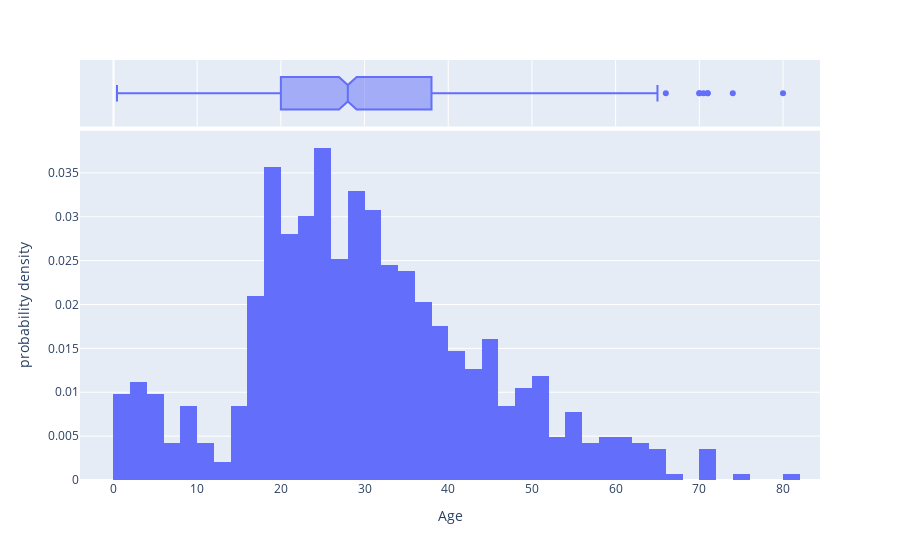

The cell this chart's notebook holds for it:
### Markdown cell above
### Age analysis

- Its fractional if less than 1;
- If the age is estimated, the value will be xx.5.

### Code cell
feature_distribution(df, feature_name="Age", title="Age distribution")

### Figure 1 — Plotly figure (JSON) as saved in the notebook; plotly's stock layout.template omitted (floating-point values rounded to 4 significant figures; data arrays with more than 128 entries replaced by an {"elided": "..."} marker saying what was removed)
{"data": [{"alignmentgroup": "True", "bingroup": "x", "histnorm": "probability density", "hovertemplate": "Age=%{x}<br>probability density=%{y}<extra></extra>", "legendgroup": "", "marker": {"color": "#636efa", "pattern": {"shape": ""}}, "name": "", "offsetgroup": "", "orientation": "v", "showlegend": false, "type": "histogram", "x": {"elided": "891 float values"}, "xaxis": "x", "yaxis": "y"}, {"alignmentgroup": "True", "hovertemplate": "Age=%{x}<extra></extra>", "legendgroup": "", "marker": {"color": "#636efa"}, "name": "", "notched": true, "offsetgroup": "", "showlegend": false, "type": "box", "x": {"elided": "891 float values"}, "xaxis": "x2", "yaxis": "y2"}], "layout": {"barmode": "relative", "legend": {"tracegroupgap": 0}, "margin": {"t": 60}, "xaxis": {"anchor": "y", "domain": [0, 1], "title": {"text": "Age"}}, "xaxis2": {"anchor": "y2", "domain": [0, 1], "matches": "x", "showgrid": true, "showticklabels": false}, "yaxis": {"anchor": "x", "domain": [0, 0.8316], "title": {"text": "probability density"}}, "yaxis2": {"anchor": "x2", "domain": [0.8416, 1], "matches": "y2", "showgrid": false, "showline": false, "showticklabels": false, "ticks": ""}}}
